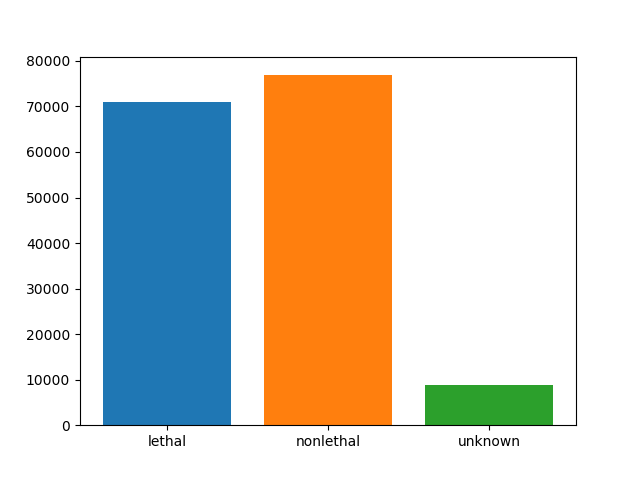

Source code (Python):
from numpy import *
import matplotlib.pyplot as plt
from csv import DictReader

data = reader = DictReader(open("globalterrorismdb_0616dist.csv", "rt", encoding="ISO-8859-1"))
lethal = 0
nonlethal = 0
unknown = 0
i = 0
for row in data:
    if i == 0:
        i+=1
    else:
        killed = row["nkill"]
        print(killed)
        if killed == "0":
            nonlethal += 1
        elif killed == "-9":
            unknown += 1
        else:
            lethal += 1


print("Number of lethal attacks:", lethal)
print("Number of nonlethal attacks:", nonlethal)
print("Number of attacks where the number of victims is unknown:", unknown)

fig = plt.figure()
ax = fig.add_subplot(111)
width = 0.5
#plt.hist([lethal, nonlethal, unknown], bins=[1, 2, 3])
xTickMarks = ["lethal", "nonlethal", "unknown"]
ind = arange(3)
ax.set_xticks(ind + width)
ax.bar(width, lethal)
ax.bar(3*width, nonlethal)
ax.bar(5*width, unknown)
xtickNames = ax.set_xticklabels(xTickMarks)
plt.setp(xtickNames, rotation=0, fontsize=10)


plt.show()
